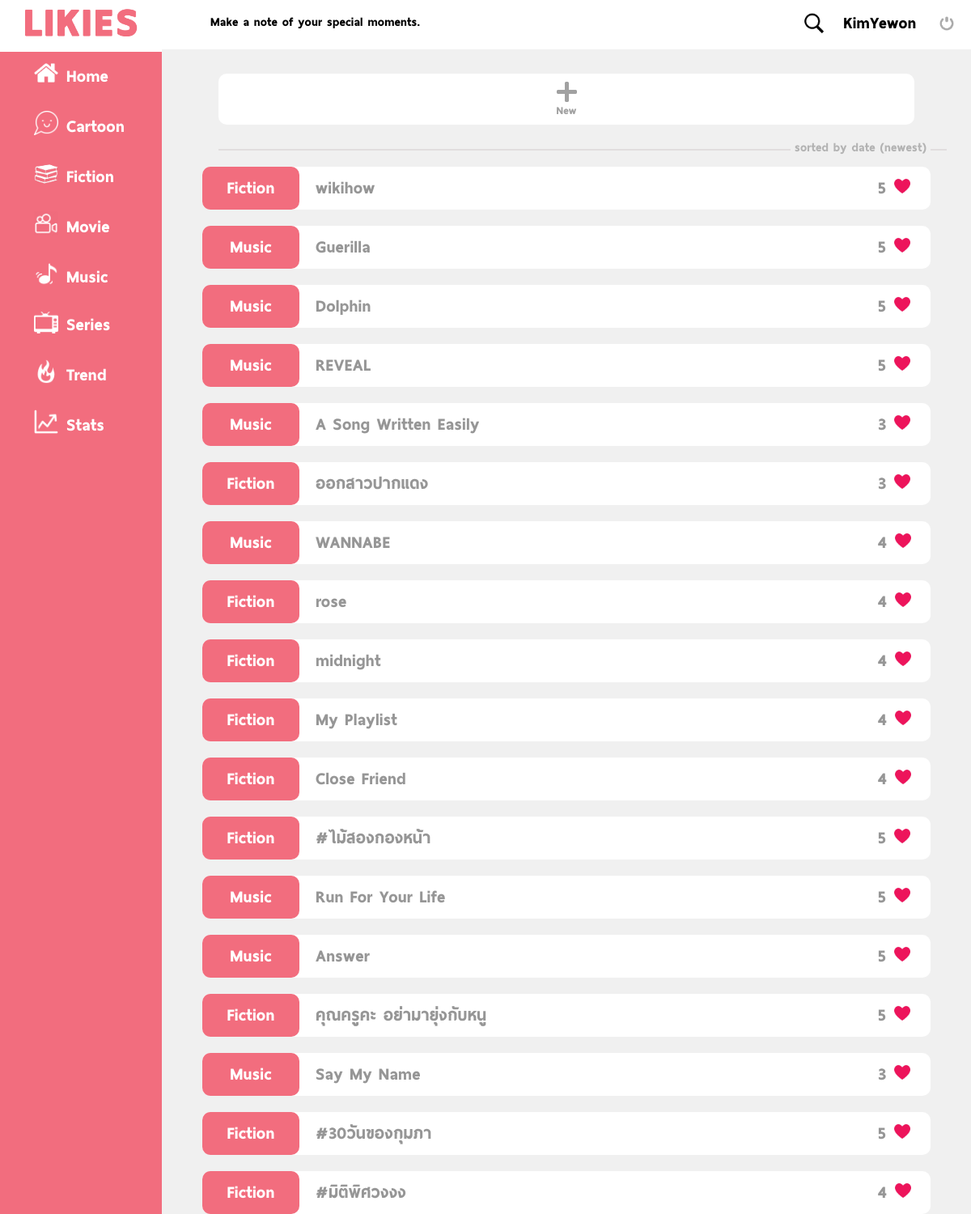
/LIKIES/index.php (signed in), run on the app's committed database.
### tables this page shows
CREATE TABLE `record` (
  `U_ID` int(4) UNSIGNED ZEROFILL NOT NULL,
  `E_ID` int(4) UNSIGNED ZEROFILL NOT NULL,
  `E_date` date NOT NULL,
  `E_detail` varchar(500) DEFAULT NULL,
  `E_pic` varchar(500) DEFAULT NULL,
  `E_rating` int(1) NOT NULL
);

CREATE TABLE `entertainment` (
  `E_ID` int(4) UNSIGNED ZEROFILL NOT NULL,
  `E_name` varchar(100) NOT NULL,
  `C_name` varchar(10) NOT NULL
);

### LIKIES/index.php (the view, shortened to what this page needs)
<?php
    include('server.php');
?>
<!DOCTYPE html>
<html lang="en">
<head>
    <link rel="stylesheet" href="stylesheet\index.css">
</head>
<body>
    <div class="main">
        <div class="upperbar">
            <div class="logo">
                <a href="index.php">
                    <img alt="logo" src="img/logofix.png" width="140px" >
                </a>
            </div>
            <div class="searchbtn">
                <a href="search.php">
                    <img src="icon/search-black.png" width="28px" >
                </a>
            </div>
            <?php if(isset($_SESSION['username'])) :?>
                <a href="index.php"><strong><?php echo $_SESSION['username'];?></strong> </a>
                <a href="index.php?logout='1'"> <img alt="logout" src="icon/log-out.png" width="20px" style="padding: 0;top: 4px; position: relative;padding-right: 10px;z-index: 3;"> </a>
            <?php endif ?>
        </div>
        <div class="page_info">
            <p>Make a note of your special moments.</p>
        </div>
        <div class=content>
            <a href="upload.php"><img src="icon/plus.png" ><br>New</a>
        </div>
        <div style="width: 90%; height: 20px; border-bottom: 2px solid #e1ddde; text-align: right; margin: 10px 70px 20px 70px">
            <span style="font-size: 18px; padding: 0 5px; background-color: #f0f0f0; margin-right:20px; color:#b3b3b3">
                 sorted by date (newest)
            </span>
        </div>
        <?php
            $Uname = $_SESSION['username'];
            $all = "SELECT record.* , entertainment.E_name, entertainment.C_name
                    FROM entertainment
                    INNER JOIN record
                    ON record.E_ID = entertainment.E_ID AND record.U_ID = (SELECT U_ID FROM member WHERE username = '$Uname')
                    ORDER BY record.E_date DESC";
            $result = mysqli_query($conn, $all);
            if(isset($result)){
                while($row = mysqli_fetch_array($result)){
                    $U_ID = $row['U_ID'];
                    $E_ID = $row['E_ID'];
                    $C_name = $row['C_name'];
                    $E_name = $row['E_name'];
                    $E_rating = $row['E_rating'];
                echo '<div class="datacontainer">
                        <a href="pages.php?uid='.$U_ID.'&eid='.$E_ID.' ">
                            <div class="datacontainer-category">
                                '.$C_name.'
                            </div>
                            <div class="datacontainer-e_name">
                                '.$E_name.'
                            </div>
                            <div class="datacontainer-e_rating">'
                                .$E_rating.'<img src="icon\heart_fill.jpg" width="20px" style="margin: 0 0 0 10px">
                            </div>
                        </a>
                    </div>';
                }
            }
        ?>
    </div>
    <div class=sidenav>
        <a href="index.php"><img src="icon/home.png" width="30px">Home</a><br>
        <a href="cartoon.php"><img src="icon/cartoon.png" width="30px">Cartoon</a> <br>
        <a href="fiction.php"><img src="icon/fiction.png" width="30px">Fiction</a> <br>
        <a href="movie.php"><img src="icon/movie.png" width="30px">Movie</a> <br>
        <a href="music.php"><img src="icon/music.png" width="30px">Music</a> <br>
        <a href="series.php"><img src="icon/series.png" width="30px">Series</a> <br>
        <a href="trend.php"><img src="icon/fire.png" width="30px">Trend</a>
        <a href="stats.php"><img src="icon/stat.png" width="30px">Stats</a>
    </div>
</body>
</html>

### LIKIES/stylesheet/index.css (style rules this page uses)
html { background-color: #f0f0f0; background-size: cover; height: 100%; overflow: auto; }
* { font-family: 'ThaiSansNeue-Black' !important; margin: 0; padding: 0; }
.main a { color: #a1a1a1; text-decoration: none; }
.sidenav { height: 100%; width: 200px; position: fixed; z-index: 1; top: 0; left: 0; background-color: #f26d7e; padding-top: 60px; display: block; }
.sidenav a { width: 115px; padding: 11px 42px; text-decoration: none; font-size: 25px; color: white; display: inline-block; }
.sidenav img { top: 4px; position: relative; padding-right: 10px; }
.main { margin-left: 200px; font-size: 25px; }
.logo { background-color: white; padding: 10px 20px 9px 20px ; margin: 0; position: fixed; float: left; z-index: 2; top: 0px; left: 0px; }
.upperbar { padding-top: 12px; padding-bottom: 16px; margin-bottom: 30px; width: 100%; background-color: white; z-index: 8; text-align: right; }
.upperbar a { font-size: x-large; padding: 10px; color: black; }
.page_info { position: absolute; margin-left: 60px; z-index: 4; font-size: large; top: 15px; }
.searchbtn { position: absolute; display: inline-block; right: 170px; top: 15px; }
.content { text-align: center; border: none; border-radius: 10px; background-color: white; margin: 30px 70px 10px 70px; padding-top: 10px; padding-bottom: 10px; line-height: 15px; font-size: medium; display: block; }
.content a { display: block; }
.content img { width: 25px; }
::placeholder { color: #a6a6a6; }
.datacontainer { border-radius: 10px; margin: 0 auto; margin-bottom: 20px; padding: 0; width: 90%; background-color: white; }
.datacontainer-category { color: #969696; margin: 0; padding: 10px 20px 10px 20px; border-radius: 10px; width: 120px; color: white; background-color: #f26d7e; text-align: center; box-sizing: border-box; display: inline-block; }
.datacontainer-e_name { color: #969696; width: 65%; padding: 10px 50px 10px 20px; box-sizing: border-box; display: inline-block; position: absolute; }
.datacontainer-e_rating { color: #969696; width: 75px; padding: 10px 20px 8px 10px; box-sizing: border-box; display: block; position: relative; float: right; }

### data on the page
record: E_ID.C_name "Fiction", E_ID.E_name "wikihow", E_rating "5"
record: E_ID.C_name "Music", E_ID.E_name "Guerilla", E_rating "5"
record: E_ID.C_name "Music", E_ID.E_name "Dolphin", E_rating "5"
record: E_ID.C_name "Music", E_ID.E_name "REVEAL", E_rating "5"
record: E_ID.C_name "Music", E_ID.E_name "A Song Written Easily", E_rating "3"
record: E_ID.C_name "Fiction", E_ID.E_name "ออกสาวปากแดง", E_rating "3"
record: E_ID.C_name "Music", E_ID.E_name "WANNABE", E_rating "4"
record: E_ID.C_name "Fiction", E_ID.E_name "rose", E_rating "4"
record: E_ID.C_name "Fiction", E_ID.E_name "midnight", E_rating "4"
record: E_ID.C_name "Fiction", E_ID.E_name "My Playlist", E_rating "4"
record: E_ID.C_name "Fiction", E_ID.E_name "Close Friend", E_rating "4"
record: E_ID.C_name "Fiction", E_ID.E_name "#ไม้สองกองหน้า", E_rating "5"
record: E_ID.C_name "Music", E_ID.E_name "Run For Your Life", E_rating "5"
record: E_ID.C_name "Music", E_ID.E_name "Answer", E_rating "5"
record: E_ID.C_name "Fiction", E_ID.E_name "คุณครูคะ อย่ามายุ่งกับหนู", E_rating "5"
record: E_ID.C_name "Music", E_ID.E_name "Say My Name", E_rating "3"
record: E_ID.C_name "Fiction", E_ID.E_name "#30วันของกุมภา", E_rating "5"
record: E_ID.C_name "Fiction", E_ID.E_name "#มิติพิศวงงง", E_rating "4"

### other printed values
$_SESSION['username'] "KimYewon"
